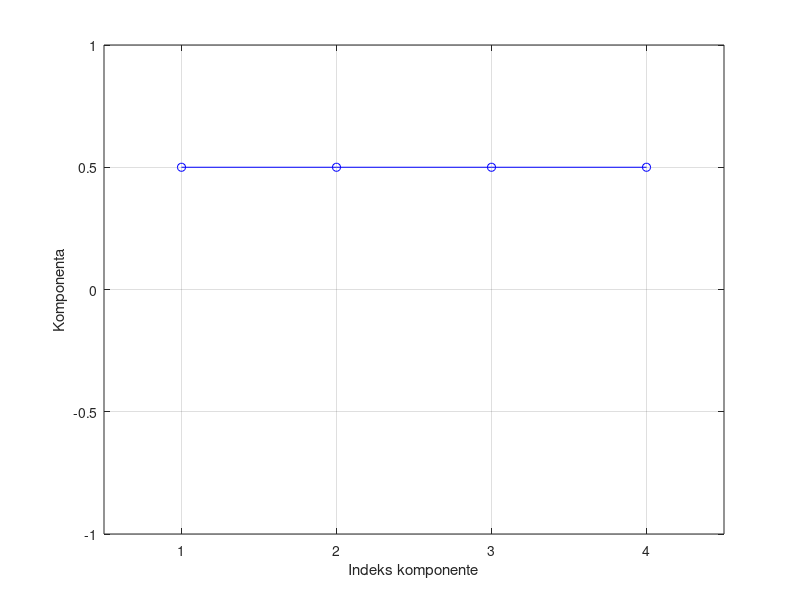

The MATLAB script that drew this image: (Note: this script raises an error after producing the figure.)
m1 = 2; m2 = 5; m3 = 3; m4 = 6;
k1 = 10; k2 = 9; k3 = 8; k4 = 7; k5 = 6; k6 = 5; k7 = 5; k8 = 5;

M = diag([m1 m2 m3 m4]);
K = [   k1+k2+k6    -k2         -k6             0; 
        -k2         k2+k3+k8    -k3             -k8;  
        -k6         -k3         k3+k4+k6+k7     -k4;
        0           -k8         -k4             k4+k5+k8];
    
    M12 = M^(-0.5);
    A = M12*K*M12 - 4*eye(4);
    
    residual = [];
    tol = 1.0e-8;
    condition = @(x) norm(A*x - x'*A*x*x);
    x = ones(4, 1);
    k = 0;
    y = x/norm(x);
    cond = condition(y);
    
    p = plot(y, 'b-o');
    xlabel('Indeks komponente');
    ylabel('Komponenta');
    
    axis([0.5 4.5 -1 1]);
    grid on;

    
    while cond > tol
        [x, ~, relres] = minres(A, y, tol, 4);
        k = k + 1;
        y = x/norm(x);
        cond = condition(y);
        residual = [ residual;  cond];
        
        %plotting
        title(sprintf('Aproksimacija svojstvenog vektora: iteracija %d', k));
        pause(0.5);
        set(p, 'Ydata', y);
        refreshdata
        drawnow
    end
    
    figure
    semilogy(residual);
    xlabel('Iteracija');
    ylabel('Norma reziduala');
    eigenvector = y
    rho = 4 + y'*A*y
    
    